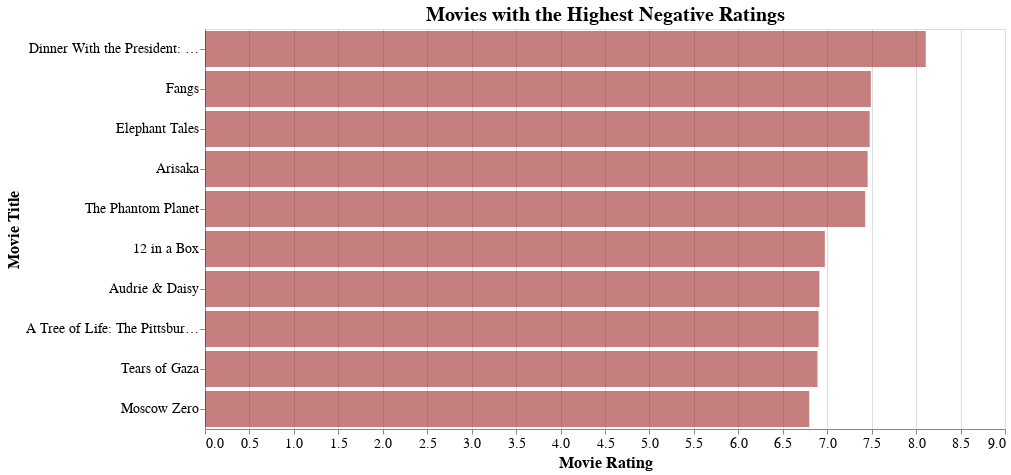

Source (notebook cell):
### Code cell
chart_neg

### Figure 1 — Vega-Lite specification as saved in the notebook (floating-point values rounded to 4 significant figures)
{"config": {"view": {"continuousWidth": 300, "continuousHeight": 300}, "axis": {"labelFontSize": 14, "titleFontSize": 16}, "title": {"fontSize": 20}}, "data": {"name": "data-5fabb25a2761fa40264143164fdb226a"}, "mark": {"type": "bar", "color": "#8B0000", "opacity": 0.5}, "encoding": {"tooltip": [{"field": "title", "type": "nominal"}, {"field": "rating", "type": "quantitative"}], "x": {"field": "rating", "title": "Movie Rating", "type": "quantitative"}, "y": {"field": "title", "sort": "-x", "title": "Movie Title", "type": "nominal"}}, "height": 400, "title": "Movies with the Highest Negative Ratings", "width": 800, "$schema": "https://vega.github.io/schema/vega-lite/v5.16.3.json", "datasets": {"data-5fabb25a2761fa40264143164fdb226a": [{"title": "Dinner With the President: A Nation's Journey", "average_positive_score": 0.001345, "average_negative_score": 0.9987, "num_reviews": 12, "normalized_positive_score": 0.01614, "normalized_negative_score": 11.98, "weighted_rating": 0.8108, "rating": 8.108}, {"title": "Fangs", "average_positive_score": 0.0001129, "average_negative_score": 0.9999, "num_reviews": 8, "normalized_positive_score": 0.0009032, "normalized_negative_score": 7.999, "weighted_rating": 0.7491, "rating": 7.491}, {"title": "Elephant Tales", "average_positive_score": 0.002093, "average_negative_score": 0.9979, "num_reviews": 8, "normalized_positive_score": 0.01674, "normalized_negative_score": 7.983, "weighted_rating": 0.7477, "rating": 7.477}, {"title": "Arisaka", "average_positive_score": 0.00549, "average_negative_score": 0.9945, "num_reviews": 8, "normalized_positive_score": 0.04392, "normalized_negative_score": 7.956, "weighted_rating": 0.7455, "rating": 7.455}, {"title": "The Phantom Planet", "average_positive_score": 0.009694, "average_negative_score": 0.9903, "num_reviews": 8, "normalized_positive_score": 0.07755, "normalized_negative_score": 7.922, "weighted_rating": 0.7427, "rating": 7.427}, {"title": "12 in a Box", "average_positive_score": 0.002758, "average_negative_score": 0.9972, "num_reviews": 6, "normalized_positive_score": 0.01655, "normalized_negative_score": 5.983, "weighted_rating": 0.6973, "rating": 6.973}, {"title": "Audrie & Daisy", "average_positive_score": 0.1979, "average_negative_score": 0.8021, "num_reviews": 16, "normalized_positive_score": 3.166, "normalized_negative_score": 12.83, "weighted_rating": 0.6912, "rating": 6.912}, {"title": "A Tree of Life: The Pittsburgh Synagogue Shooting", "average_positive_score": 0.1129, "average_negative_score": 0.8871, "num_reviews": 9, "normalized_positive_score": 1.016, "normalized_negative_score": 7.984, "weighted_rating": 0.6903, "rating": 6.903}, {"title": "Tears of Gaza", "average_positive_score": 0.1638, "average_negative_score": 0.8362, "num_reviews": 12, "normalized_positive_score": 1.965, "normalized_negative_score": 10.03, "weighted_rating": 0.689, "rating": 6.89}, {"title": "Moscow Zero", "average_positive_score": 0.1041, "average_negative_score": 0.8959, "num_reviews": 8, "normalized_positive_score": 0.8325, "normalized_negative_score": 7.167, "weighted_rating": 0.6798, "rating": 6.798}]}}
